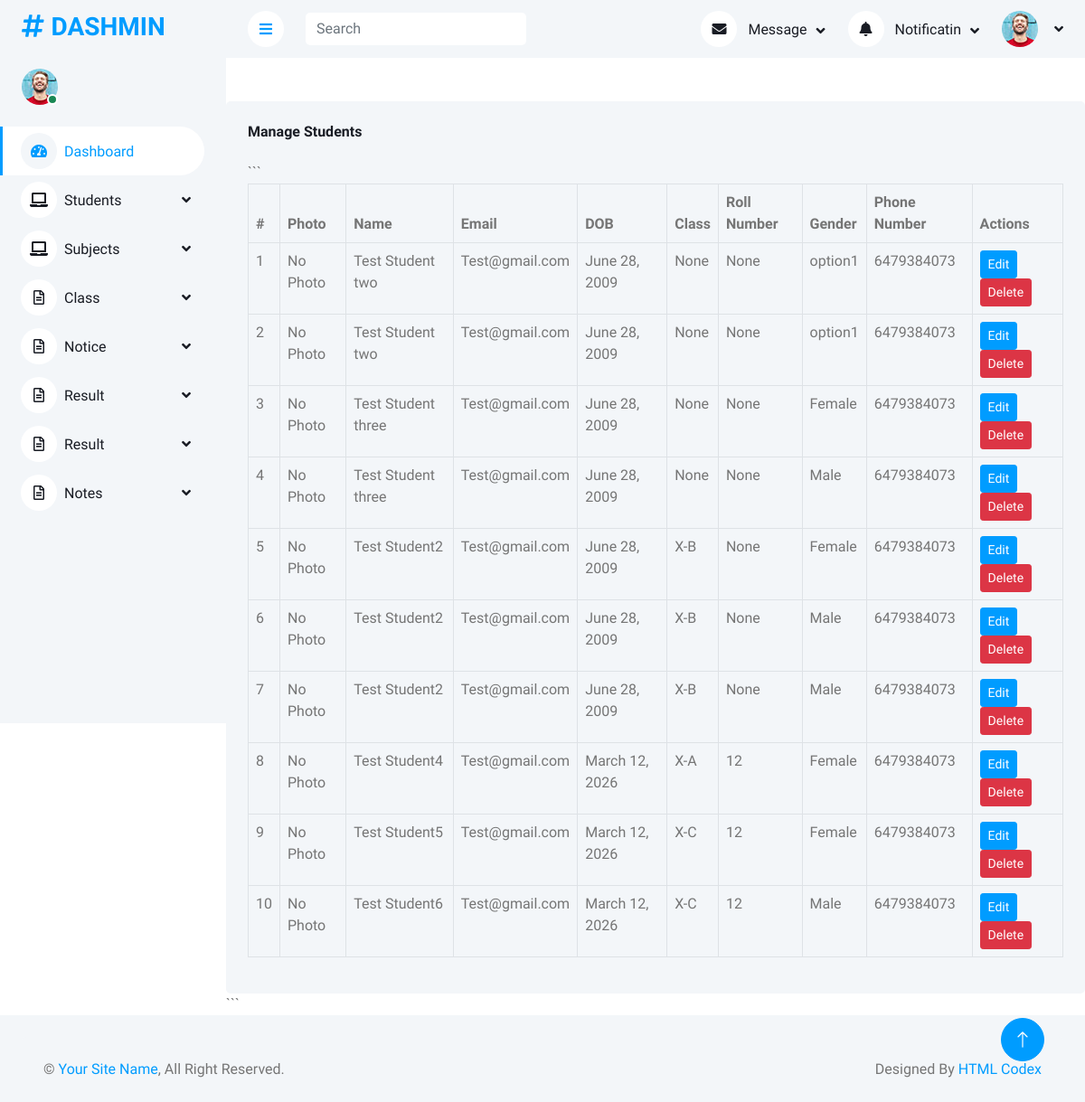
Before: /manage/manage_student/ with the older database file.
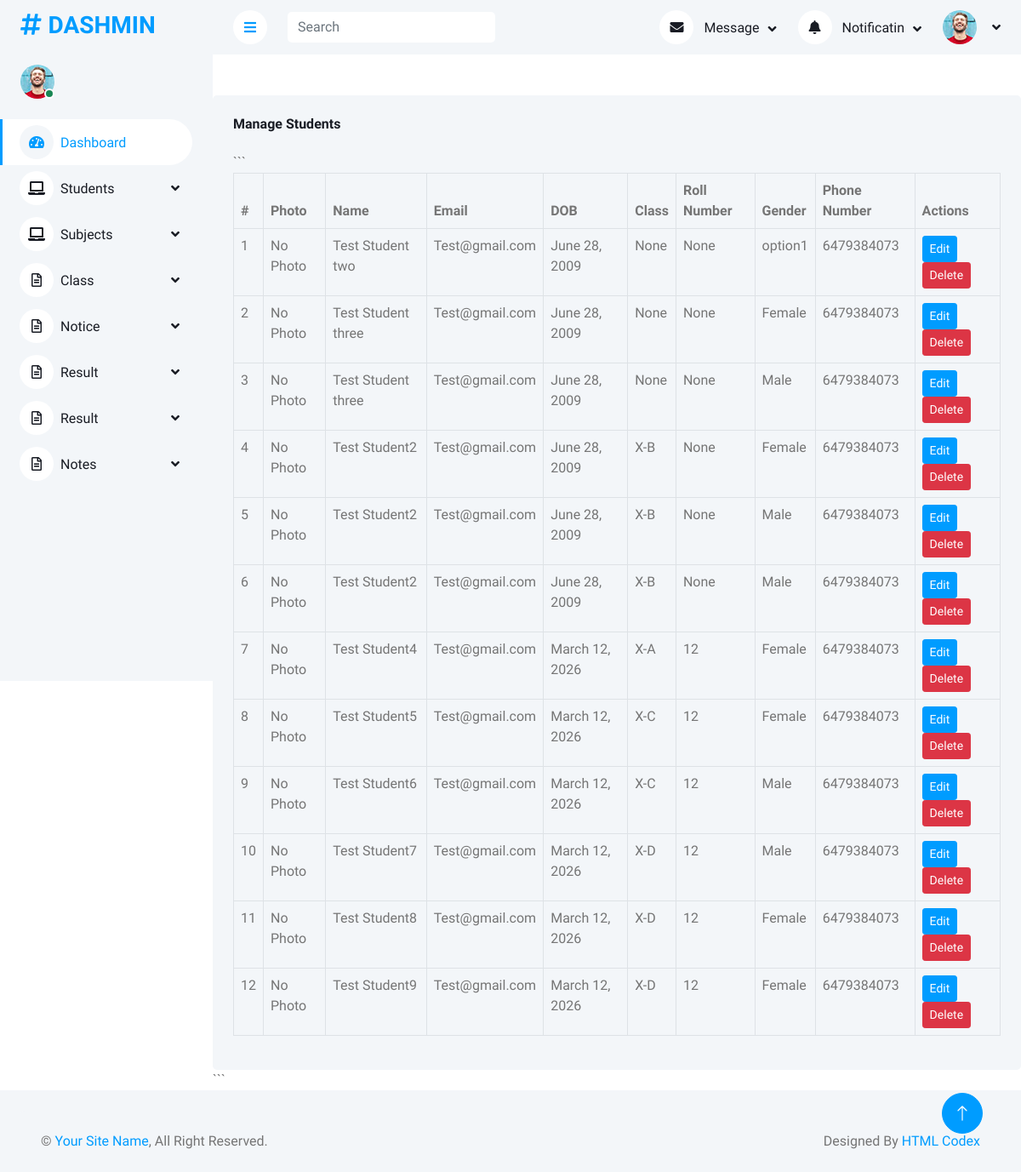
After: the same page with the newer database file.
### AdminApp/models.py (models this page shows, shortened)
class StudentDb(models.Model):
    Gender_Choices=(
        ('Male','Male'),
        ('Female','Female')
    )
    Name=models.CharField(max_length=100,null=True,blank=True)
    Email=models.EmailField(max_length=100,null=True,blank=True)
    Roll_Number=models.CharField(max_length=100,null=True,blank=True)
    Dob=models.DateField(null=True,blank=True)
    Class=models.ForeignKey('ClassDb', on_delete=models.CASCADE,null=True,blank=True)
    gender=models.CharField(max_length=100,null=True,blank=True,choices=Gender_Choices)
    Phone_number=models.CharField(max_length=100,null=True,blank=True)
    Student_Photo = models.ImageField(upload_to="student_photos/", null=True, blank=True)

class ClassDb(models.Model):
    Class_Name=models.CharField(max_length=100,null=True,blank=True)
    Section=models.CharField(max_length=100,null=True,blank=True)
    Created_At=models.DateTimeField(auto_now_add=True)
    Updated_At=models.DateTimeField(auto_now=True)
    def __str__(self):
        return f"{self.Class_Name}-{self.Section}"

### AdminApp/views.py (the view)
# urls.py: path('manage_student/',views.manage_student,name='manage_student'),
def manage_student(request):
    student=StudentDb.objects.all()
    return render(request,'Manage_Student.html',{'student':student})

### AdminApp/templates/Manage_Student.html (shortened to what this page needs)
{% extends 'Dashboard.html' %}
{% block content %}
<div class="col-12 mt-5">
    <div class="bg-light rounded h-100 p-4">
        <h6 class="mb-4">Manage Students</h6>
        ```
        <div class="table-responsive">
            <table class="table table-bordered">
                <thead>
                    <tr>
                        <th>#</th>
                        <th>Photo</th>
                        <th>Name</th>
                        <th>Email</th>
                        <th>DOB</th>
                        <th>Class</th>
                        <th>Roll Number</th>
                        <th>Gender</th>
                        <th>Phone Number</th>
                        <th>Actions</th>
                    </tr>
                </thead>
                <tbody>
                    {% for s in student %}
                    <tr>
                        <td>{{ forloop.counter }}</td>
                        <td>
                            {% if s.Student_Photo %}
                            <img src="{{ s.Student_Photo.url }}" width="50" height="50" style="border-radius:50%;">
                            {% else %}
                            No Photo
                            {% endif %}
                        </td>
                        <td>{{ s.Name }}</td>
                        <td>{{ s.Email }}</td>
                        <td>{{ s.Dob }}</td>
                        <td>{{ s.Class }}</td>
                        <td>{{ s.Roll_Number }}</td>
                        <td>{{ s.gender }}</td>
                        <td>{{ s.Phone_number }}</td>
                        <td>
                            <a href="{% url 'edit_student' s.id %}" class="btn btn-primary btn-sm">Edit</a>
                            <a href="{% url 'delete_student' s.id %}" class="btn btn-danger btn-sm">
                                Delete
                            </a>
                        </td>
                    </tr>
                    {% endfor %}
                </tbody>
            </table>
        </div>
    </div>
    ```
</div>
{% endblock %}

Changed rows visible on the page:
removed StudentDb: shows "No Photo", Name "Test Student two", Email "Test@gmail.com", Dob "June 28, 2009", Class "None", Roll_Number "None", gender "option1", Phone_number "6479384073"
added StudentDb: shows "No Photo", Name "Test Student7", Email "Test@gmail.com", Dob "March 12, 2026", Class "X-D", Roll_Number "12", gender "Male", Phone_number "6479384073"
added StudentDb: shows "No Photo", Name "Test Student8", Email "Test@gmail.com", Dob "March 12, 2026", Class "X-D", Roll_Number "12", gender "Female", Phone_number "6479384073"
added StudentDb: shows "No Photo", Name "Test Student9", Email "Test@gmail.com", Dob "March 12, 2026", Class "X-D", Roll_Number "12", gender "Female", Phone_number "6479384073"
